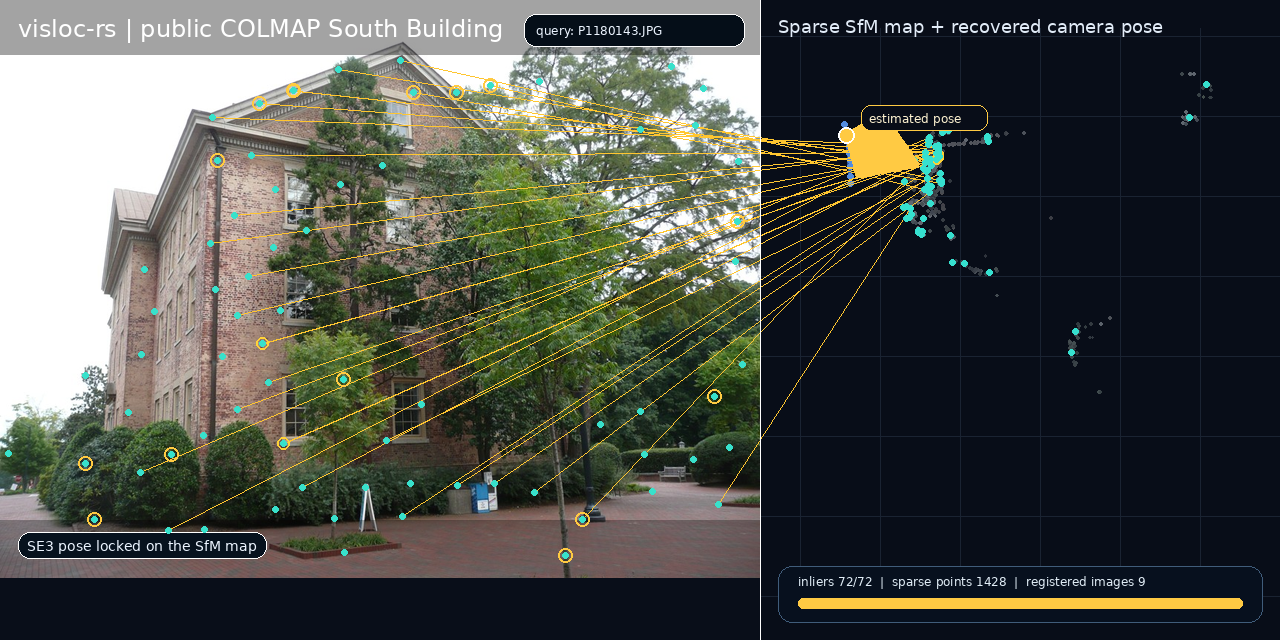
#> input picture docs/assets/south-building-localization.png, 1280 x 640 px
$ python build_rich_readme_demo.py
#> lines starting #> are read from the running program, lines starting #| are printed output that depends on the picture
#!/usr/bin/env python3
"""Build feature-rich README demo assets from the public-data visualization.

The source assets already use real COLMAP South Building images. This script
adds a denser visual feature overlay so the README communicates localization
more clearly at a glance without claiming a new feature extractor implementation.
"""

from __future__ import annotations

import math
from pathlib import Path

import cv2
import numpy as np
from PIL import Image, ImageDraw, ImageFont, ImageSequence


ROOT = Path(__file__).resolve().parents[1]
ASSETS = ROOT / "docs" / "assets"
BASE_GIF = ASSETS / "south-building-localization.gif"
BASE_PNG = ASSETS / "south-building-localization.png"
RICH_GIF = ASSETS / "south-building-localization-rich.gif"
RICH_PNG = ASSETS / "south-building-localization-rich.png"


def font(size: int) -> ImageFont.FreeTypeFont | ImageFont.ImageFont:
    candidates = [
        "/usr/share/fonts/truetype/dejavu/DejaVuSans.ttf",
        "/usr/share/fonts/truetype/dejavu/DejaVuSans-Bold.ttf",
    ]
    for candidate in candidates:
        try:
            return ImageFont.truetype(candidate, size)
        except OSError:
            continue
    return ImageFont.load_default()


def scaled_box(width: int, height: int, box_1280: tuple[int, int, int, int]) -> tuple[int, int, int, int]:
    sx = width / 1280.0
    sy = height / 720.0
    x0, y0, x1, y1 = box_1280
    return int(x0 * sx), int(y0 * sy), int(x1 * sx), int(y1 * sy)


def detect_feature_points(image: Image.Image, image_box: tuple[int, int, int, int], max_points: int) -> list[tuple[int, int]]:
    x0, y0, x1, y1 = image_box
    crop = np.asarray(image.crop(image_box).convert("RGB"))
    gray = cv2.cvtColor(crop, cv2.COLOR_RGB2GRAY)
    points = cv2.goodFeaturesToTrack(
        gray,
        maxCorners=max_points,
        qualityLevel=0.01,
        minDistance=max(5, int((x1 - x0) / 85)),
        blockSize=5,
        useHarrisDetector=False,
    )
    if points is None:
        return []
    result: list[tuple[int, int]] = []
    for point in points.reshape(-1, 2):
        px, py = point
        result.append((int(x0 + px), int(y0 + py)))
    result.sort(key=lambda p: (p[1], p[0]))
    return result


def map_targets(width: int, height: int, count: int) -> list[tuple[int, int]]:
    sx = width / 1280.0
    sy = height / 720.0
    center_x = 802 * sx
    center_y = 277 * sy
    targets = []
    for i in range(count):
        angle = i * 2.399963229728653
        radius = (14 + (i % 9) * 4) * sx
        tx = center_x + math.cos(angle) * radius + ((i % 5) - 2) * 3 * sx
        ty = center_y + math.sin(angle) * radius * 0.9 + ((i % 7) - 3) * 2 * sy
        targets.append((int(tx), int(ty)))
    return targets


def draw_label(draw: ImageDraw.ImageDraw, xy: tuple[int, int], text: str, scale: float) -> None:
    x, y = xy
    pad_x = int(12 * scale)
    pad_y = int(6 * scale)
    text_font = font(max(12, int(17 * scale)))
    bbox = draw.textbbox((x, y), text, font=text_font)
    rect = (x - pad_x, y - pad_y, bbox[2] + pad_x, bbox[3] + pad_y)
    draw.rounded_rectangle(rect, radius=int(14 * scale), fill=(3, 13, 25, 226), outline=(115, 235, 222, 210), width=max(1, int(1.3 * scale)))
    draw.text((x, y), text, font=text_font, fill=(230, 255, 252, 255))


def enhance_frame(frame: Image.Image, frame_index: int = 0) -> Image.Image:
    image = frame.convert("RGBA")
    width, height = image.size
    scale = width / 1280.0

    image_box = scaled_box(width, height, (36, 158, 598, 503))
    feature_points = detect_feature_points(image, image_box, max_points=150)
    selected = feature_points[:: max(1, len(feature_points) // 52)][:52]
    targets = map_targets(width, height, len(selected))

    overlay = Image.new("RGBA", image.size, (0, 0, 0, 0))
    draw = ImageDraw.Draw(overlay, "RGBA")

    for i, (point, target) in enumerate(zip(selected, targets)):
        alpha = 105 if i % 3 else 150
        draw.line([point, target], fill=(255, 202, 38, alpha), width=max(1, int(1.4 * scale)))

    for i, target in enumerate(targets):
        r = max(2, int((3 + i % 2) * scale))
        draw.ellipse((target[0] - r, target[1] - r, target[0] + r, target[1] + r), fill=(45, 240, 224, 230))

    for i, point in enumerate(feature_points[:145]):
        r = max(2, int((2.6 + (i % 3) * 0.4) * scale))
        halo = max(4, int(5.5 * scale))
        draw.ellipse((point[0] - halo, point[1] - halo, point[0] + halo, point[1] + halo), fill=(38, 242, 225, 38))
        draw.ellipse((point[0] - r, point[1] - r, point[0] + r, point[1] + r), fill=(38, 242, 225, 235))
        if i % 5 == 0:
            inner = max(1, int(1.2 * scale))
            draw.ellipse((point[0] - inner, point[1] - inner, point[0] + inner, point[1] + inner), fill=(255, 255, 255, 220))

    label_x, label_y = scaled_box(width, height, (74, 458, 74, 458))[:2]
    draw_label(draw, (label_x, label_y), "145 visual features / 52 highlighted pose links", scale)

    pose_x, pose_y = scaled_box(width, height, (690, 168, 690, 168))[:2]
    draw_label(draw, (pose_x, pose_y), "feature-rich localization view", scale)

    return Image.alpha_composite(image, overlay).convert("RGB")


def build_png() -> None:
    image = Image.open(BASE_PNG)
    enhanced = enhance_frame(image)
    enhanced.save(RICH_PNG, optimize=True)


def build_gif() -> None:
    source = Image.open(BASE_GIF)
    frames = []
    durations = []
    for index, frame in enumerate(ImageSequence.Iterator(source)):
        enhanced = enhance_frame(frame.convert("RGB"), index)
        frames.append(enhanced.convert("P", palette=Image.Palette.ADAPTIVE, colors=192))
        durations.append(frame.info.get("duration", 90))
    frames[0].save(
        RICH_GIF,
        save_all=True,
        append_images=frames[1:],
        duration=durations,
        loop=0,
        optimize=True,
    )


def main() -> None:
    build_png()
#> in build_png, image is the input picture: PIL image 1280x640 RGB; mean R, G, B 76, 78.9, 73.6
#> in detect_feature_points, `crop = np.asarray(image.crop(image_box).convert("RGB"))`:
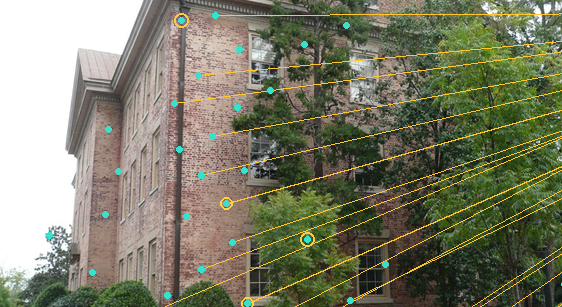
#> crop: shape (307, 562, 3); mean R, G, B 125.1, 125.7, 103.8
#> in detect_feature_points, `gray = cv2.cvtColor(crop, cv2.COLOR_RGB2GRAY)`:
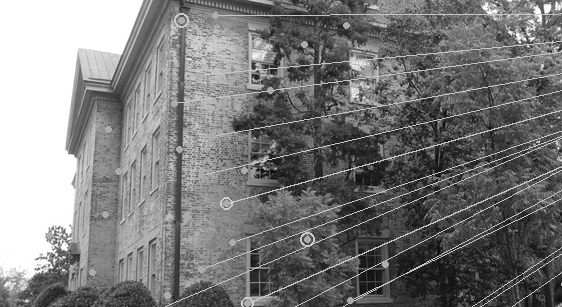
#> gray: shape (307, 562); min 2, max 255, mean 123
#> in detect_feature_points, `points = cv2.goodFeaturesToTrack( gray, maxCorners=max_points, quality..`: points = 150 rows, first 8: [50, 266], [55, 252], [530, 39], [56, 245], [533, 28], [253, 69], [545, 5], [67, 235]
#> the loop in detect_feature_points, `for point in points.reshape(-1, 2):` made 150 passes
#> (px, py) on passes 1 to 12: (50, 266), (55, 252), (530, 39), (56, 245), (533, 28), (253, 69), (545, 5), (67, 235), (522, 41), (528, 45), (41, 270), (66, 249)
#> after the loop in detect_feature_points, `for point in points.reshape(-1, 2):`: result = 150 pairs, first value 62 to 596, second value 141 to 445
#> in enhance_frame, `feature_points = detect_feature_points(image, image_box, max_points=150)`: feature_points has the same summary as result in detect_feature_points
#> in enhance_frame, `selected = feature_points[:: max(1, len(feature_points) // 52)][:52]`: selected = 52 pairs, first value 216 to 596, second value 141 to 308
#> in enhance_frame, `targets = map_targets(width, height, len(selected))`: targets = 52 pairs, first value 755 to 849, second value 205 to 284
#> in enhance_frame, `overlay = Image.new("RGBA", image.size, (0, 0, 0, 0))`: overlay: PIL image 1280x640 RGBA; every value is 0
#> the loop in enhance_frame, `for i, (point, target) in enumerate(zip(selected, targets)):` made 52 passes
#> (point, target, alpha) on passes 1 to 12: ((546, 141), (810, 240), 150), ((593, 143), (785, 253), 105), ((404, 146), (803, 224), 105), ((571, 148), (820, 264), 150), ((596, 150), (778, 243), 105), ((532, 151), (824, 233), 105), ((582, 153), (789, 284), 150), ((573, 160), (782, 207), 105), ((381, 167), (848, 256), 105), ((594, 168), (795, 249), 150), ((558, 171), (803, 231), 105), ((566, 179), (805, 266), 105)
#> the loop in enhance_frame, `for i, target in enumerate(targets):` made 52 passes
#> (target, r) on passes 1 to 12: ((810, 240), 3), ((785, 253), 4), ((803, 224), 3), ((820, 264), 4), ((778, 243), 3), ((824, 233), 4), ((789, 284), 3), ((782, 207), 4), ((848, 256), 3), ((795, 249), 4), ((803, 231), 3), ((805, 266), 4)
#> the loop in enhance_frame, `for i, point in enumerate(feature_points[:145]):` made 145 passes
#> (point, r) on passes 1 to 12: ((546, 141), 2), ((533, 143), 3), ((593, 143), 3), ((581, 145), 2), ((404, 146), 3), ((519, 146), 3), ((571, 148), 2), ((216, 150), 3), ((596, 150), 3), ((523, 151), 2), ((532, 151), 3), ((588, 151), 3)
#> r on passes 61, 66, 71, 76, 81, 86: 2, 3, 3, 2, 3, 3
#> in enhance_frame, `return Image.alpha_composite(image, overlay).convert("RGB")`:
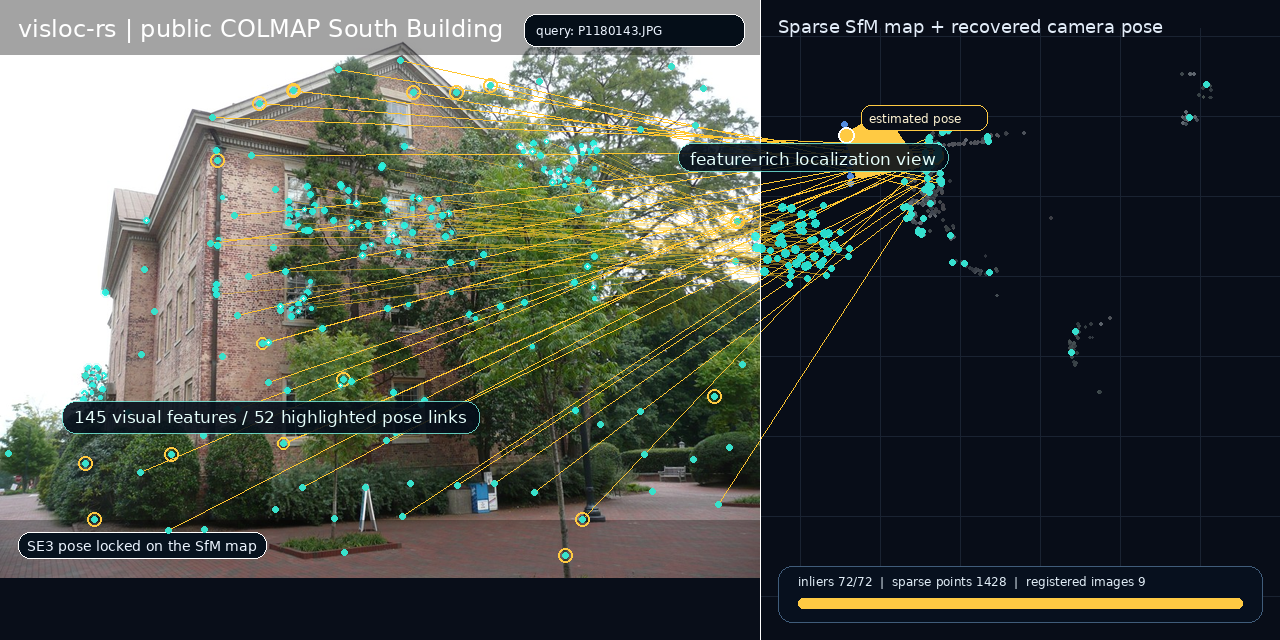
#> returned value: PIL image 1280x640 RGB; mean R, G, B 74.8, 79.3, 73.9
    build_gif()
#> the loop in build_gif, `for index, frame in enumerate(ImageSequence.Iterator(source)):` made 1 pass
#> (width in enhance_frame, height in enhance_frame, scale in enhance_frame) on pass 1: (1280, 640, 1)
#> after the loop in build_gif, `for index, frame in enumerate(ImageSequence.Iterator(source)):`: durations = [90]; frames = 1 item
    print(f"wrote {RICH_PNG.relative_to(ROOT)}")
    print(f"wrote {RICH_GIF.relative_to(ROOT)}")


if __name__ == "__main__":
    main()
